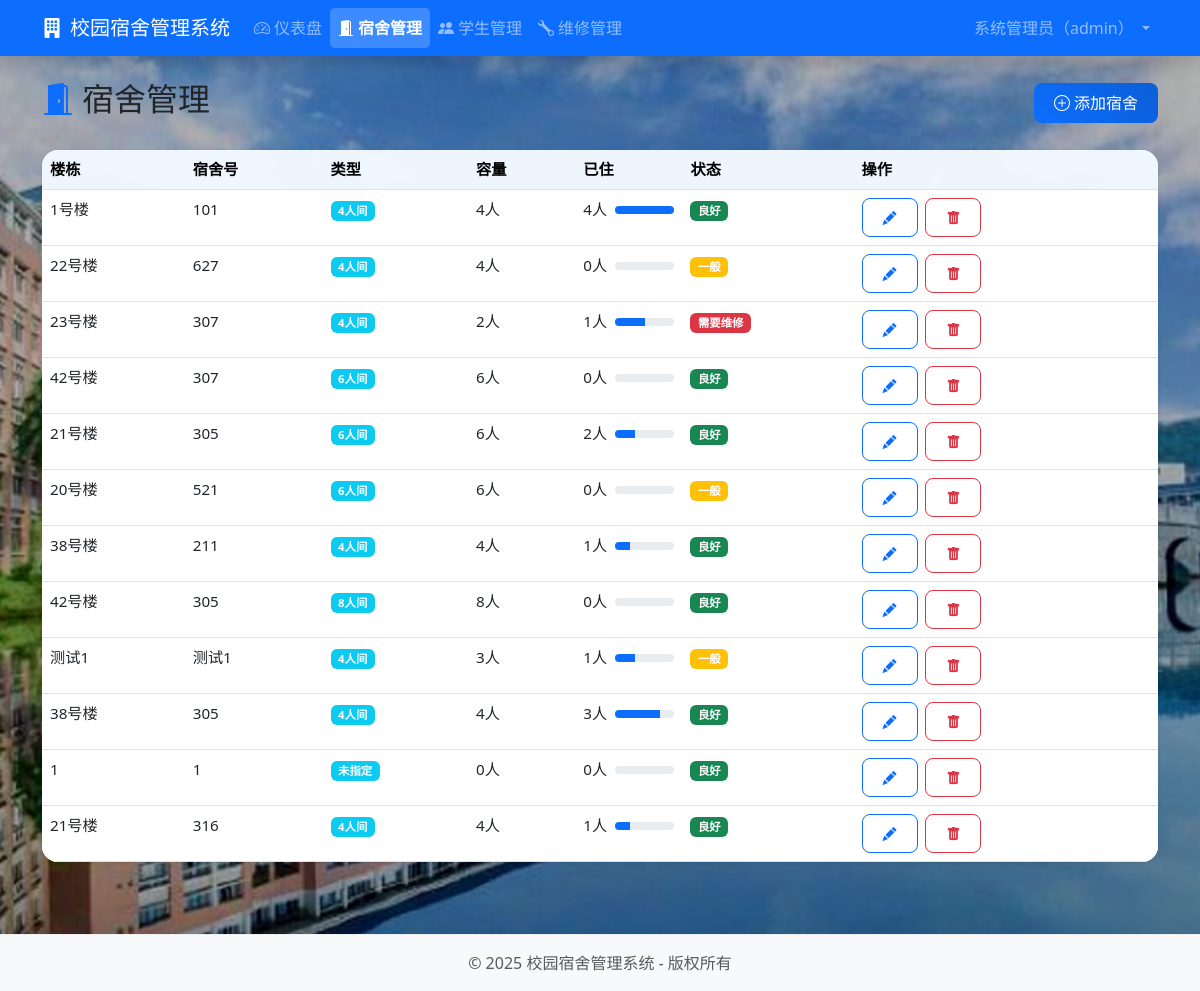
The app's page /admin/dormitories (signed in) with its own data.
### app.py (models this page shows)
class Dormitory(db.Model):
    id = db.Column(db.Integer, primary_key=True)
    building = db.Column(db.String(20), nullable=False)  # 楼栋（如1号楼）
    number = db.Column(db.String(20), nullable=False)  # 宿舍号（如101）
    type = db.Column(db.String(20), nullable=False)  # 类型（4人间/6人间）
    capacity = db.Column(db.Integer, nullable=False)  # 容量
    status = db.Column(db.String(20), nullable=False, default='良好')  # 状态
    students = db.relationship('Student', backref='dormitory', lazy=True)

### app.py (the view)
@app.route('/admin/dormitories')
@login_required
@role_required('admin')
def admin_dormitories():
    dormitories = Dormitory.query.options(db.joinedload(Dormitory.students)).all()
    return render_template('admin/dormitories.html', dormitories=dormitories)

### app.py (called while the page is built)
def login_required(f):
    @wraps(f)
    def decorated_function(*args, **kwargs):
        if 'user_id' not in session:
            flash('请先登录！', 'danger')
            return redirect(url_for('login'))
        return f(*args, **kwargs)
    return decorated_function

def role_required(role):
    def decorator(f):
        @wraps(f)
        def decorated_function(*args, **kwargs):
            if 'user_id' not in session:
                flash('请先登录！', 'danger')
                return redirect(url_for('login'))
            if session.get('role') != role:
                flash('权限不足！', 'danger')
                return redirect(url_for('index'))
            return f(*args, **kwargs)
        return decorated_function
    return decorator

### templates/admin/dormitories.html (shortened to what this page needs)
{% extends "base.html" %}
{% block content %}
<div class="d-flex justify-content-between align-items-center mb-4">
    <h2><i class="bi bi-door-open-fill me-2 text-primary"></i>宿舍管理</h2>
    <button class="btn btn-primary" data-bs-toggle="modal" data-bs-target="#addDormModal">
        <i class="bi bi-plus-circle me-1"></i>添加宿舍
    </button>
</div>
<div class="card shadow-sm rounded-4 overflow-hidden">
    <div class="card-body p-0">
        <div class="table-responsive">
            <table class="table table-hover mb-0">
                <thead class="table-light">
                    <tr>
                        <th>楼栋</th>
                        <th>宿舍号</th>
                        <th>类型</th>
                        <th>容量</th>
                        <th>已住</th>
                        <th>状态</th>
                        <th>操作</th>
                    </tr>
                </thead>
                <tbody>
                    {% for dorm in dormitories %}
                    <tr>
                        <td>{{ dorm.building }}</td>
                        <td>{{ dorm.number }}</td>
                        <td>
                            <span class="badge bg-info">{{ dorm.type }}</span>
                        </td>
                        <td>
                            <div class="d-flex align-items-center">
                                <span class="me-2">{{ dorm.capacity }}人</span>
                            </div>
                        </td>
                        <td>
                            <div class="d-flex align-items-center">
                                <span class="me-2">{{ dorm.students|length }}人</span>
                                <div class="progress flex-grow-1" style="height: 8px;">
                                    <div class="progress-bar"
                                         role="progressbar"
                                         style="width: {{ (dorm.students|length / dorm.capacity * 100)|round(0) if dorm.capacity > 0 else 0 }}%"
                                         aria-valuenow="{{ dorm.students|length }}"
                                         aria-valuemin="0"
                                         aria-valuemax="{{ dorm.capacity }}"></div>
                                </div>
                            </div>
                        </td>
                        <td>
                            {% if dorm.status == '良好' %}
                            <span class="badge bg-success">{{ dorm.status }}</span>
                            {% elif dorm.status == '一般' %}
                            <span class="badge bg-warning">{{ dorm.status }}</span>
                            {% else %}
                            <span class="badge bg-danger">{{ dorm.status }}</span>
                            {% endif %}
                        </td>
                        <td>
                            <button class="btn btn-sm btn-outline-primary me-1"
                                    data-bs-toggle="modal"
                                    data-bs-target="#editDormModal"
                                    data-id="{{ dorm.id }}"
                                    data-building="{{ dorm.building }}"
                                    data-number="{{ dorm.number }}"
                                    data-type="{{ dorm.type }}"
                                    data-capacity="{{ dorm.capacity }}"
                                    data-status="{{ dorm.status }}">
                                <i class="bi bi-pencil-fill"></i>
                            </button>
                            <form method="POST" action="{{ url_for('delete_dormitory', id=dorm.id) }}" style="display: inline;">
                                <button type="submit" class="btn btn-sm btn-outline-danger" onclick="return confirm('确定要删除该宿舍吗？')">
                                    <i class="bi bi-trash-fill"></i>
                                </button>
                            </form>
                        </td>
                    </tr>
                    {% else %}
                    <tr>
                        <td colspan="7" class="text-center py-4 text-muted">暂无宿舍数据</td>
                    </tr>
                    {% endfor %}
                </tbody>
            </table>
        </div>
    </div>
</div>
{% endblock %}

### static/css/custom.css (style rules this page uses)
body { font-family: 'Segoe UI', Tahoma, Geneva, Verdana, sans-serif; background-color: #f8f9fa; }
.site-background { position: relative; z-index: 1; background-color: transparent !important; }
.card { background-color: rgba(255, 255, 255, 0.9); backdrop-filter: blur(5px); border: none; border-radius: 1rem; box-shadow: 0 0.5rem 1rem rgba(0, 0, 0, 0.1); transition: all 0.3s ease; margin-bottom: 1.5rem; }
.card-body { padding: 1.5rem; }
.btn { border-radius: 0.5rem; transition: all 0.2s ease; font-weight: 500; padding: 0.5rem 1.25rem; }
.btn-primary { background: linear-gradient(45deg, #0d6efd, #0b5ed7); border: none; }
.table { font-size: 0.95rem; background-color: rgba(255, 255, 255, 0.8); border-radius: 0.5rem; }
.table th { font-weight: 600; background-color: rgba(0, 123, 255, 0.05); }

### records on screen
Dormitory: building "1号楼", number "101", type "4人间", capacity "4", students|length "4", status "良好"
Dormitory: building "22号楼", number "627", type "4人间", capacity "4", students|length "0", status "一般"
Dormitory: building "23号楼", number "307", type "4人间", capacity "2", students|length "1", status "需要维修"
Dormitory: building "42号楼", number "307", type "6人间", capacity "6", students|length "0", status "良好"
Dormitory: building "21号楼", number "305", type "6人间", capacity "6", students|length "2", status "良好"
Dormitory: building "20号楼", number "521", type "6人间", capacity "6", students|length "0", status "一般"
Dormitory: building "38号楼", number "211", type "4人间", capacity "4", students|length "1", status "良好"
Dormitory: building "42号楼", number "305", type "8人间", capacity "8", students|length "0", status "良好"
Dormitory: building "测试1", number "测试1", type "4人间", capacity "3", students|length "1", status "一般"
Dormitory: building "38号楼", number "305", type "4人间", capacity "4", students|length "3", status "良好"
Dormitory: building "1", number "1", type "未指定", capacity "0", students|length "0", status "良好"
Dormitory: building "21号楼", number "316", type "4人间", capacity "4", students|length "1", status "良好"

### other values on screen
{{ session.name }} "系统管理员"
{{ session.role }} "admin"
